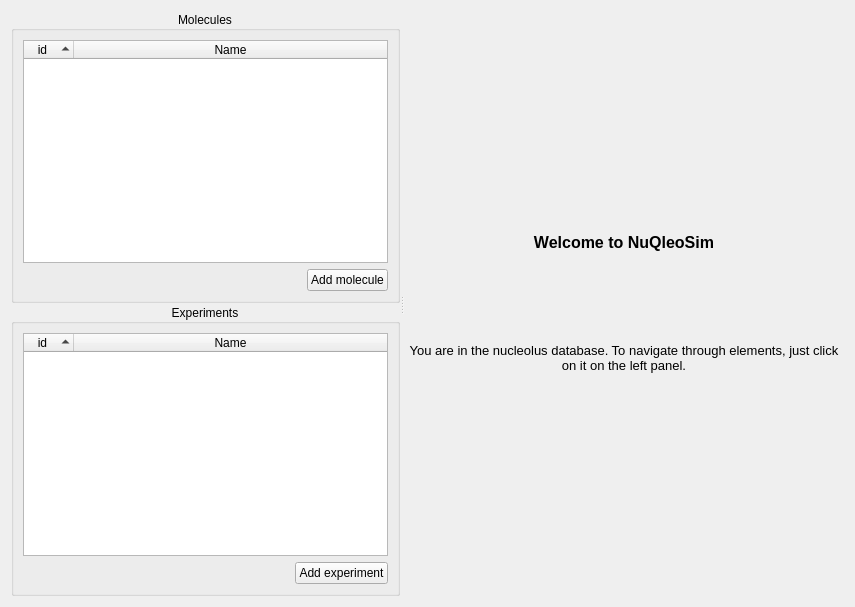
<?xml version="1.0" encoding="UTF-8"?>
<ui version="4.0">
 <class>DataUI</class>
 <widget class="QWidget" name="DataUI">
  <property name="geometry">
   <rect>
    <x>0</x>
    <y>0</y>
    <width>855</width>
    <height>607</height>
   </rect>
  </property>
  <property name="windowTitle">
   <string>Form</string>
  </property>
  <layout class="QHBoxLayout" name="horizontalLayout">
   <item>
    <widget class="QSplitter" name="splitter">
     <property name="orientation">
      <enum>Qt::Horizontal</enum>
     </property>
     <widget class="QWidget" name="widget" native="true">
      <layout class="QHBoxLayout" name="horizontalLayout_5">
       <property name="spacing">
        <number>4</number>
       </property>
       <property name="margin">
        <number>0</number>
       </property>
       <item>
        <widget class="QSplitter" name="splitter_2">
         <property name="frameShape">
          <enum>QFrame::NoFrame</enum>
         </property>
         <property name="frameShadow">
          <enum>QFrame::Plain</enum>
         </property>
         <property name="orientation">
          <enum>Qt::Vertical</enum>
         </property>
         <property name="handleWidth">
          <number>1</number>
         </property>
         <widget class="QGroupBox" name="groupBox_2">
          <property name="title">
           <string>Molecules</string>
          </property>
          <property name="alignment">
           <set>Qt::AlignCenter</set>
          </property>
          <layout class="QVBoxLayout" name="verticalLayout_2">
           <item>
            <widget class="QTreeWidget" name="listMolWidget">
             <property name="rootIsDecorated">
              <bool>true</bool>
             </property>
             <property name="itemsExpandable">
              <bool>true</bool>
             </property>
             <property name="sortingEnabled">
              <bool>true</bool>
             </property>
             <attribute name="headerVisible">
              <bool>true</bool>
             </attribute>
             <attribute name="headerCascadingSectionResizes">
              <bool>false</bool>
             </attribute>
             <attribute name="headerDefaultSectionSize">
              <number>50</number>
             </attribute>
             <attribute name="headerShowSortIndicator" stdset="0">
              <bool>true</bool>
             </attribute>
             <attribute name="headerStretchLastSection">
              <bool>true</bool>
             </attribute>
             <attribute name="headerCascadingSectionResizes">
              <bool>false</bool>
             </attribute>
             <attribute name="headerDefaultSectionSize">
              <number>50</number>
             </attribute>
             <attribute name="headerVisible">
              <bool>true</bool>
             </attribute>
             <attribute name="headerShowSortIndicator" stdset="0">
              <bool>true</bool>
             </attribute>
             <attribute name="headerStretchLastSection">
              <bool>true</bool>
             </attribute>
             <column>
              <property name="text">
               <string notr="true">id</string>
              </property>
              <property name="textAlignment">
               <set>AlignHCenter|AlignVCenter|AlignCenter</set>
              </property>
             </column>
             <column>
              <property name="text">
               <string>Name</string>
              </property>
              <property name="textAlignment">
               <set>AlignHCenter|AlignVCenter|AlignCenter</set>
              </property>
             </column>
            </widget>
           </item>
           <item>
            <layout class="QHBoxLayout" name="horizontalLayout_4">
             <item>
              <spacer name="horizontalSpacer_2">
               <property name="orientation">
                <enum>Qt::Horizontal</enum>
               </property>
               <property name="sizeHint" stdset="0">
                <size>
                 <width>40</width>
                 <height>20</height>
                </size>
               </property>
              </spacer>
             </item>
             <item>
              <widget class="QPushButton" name="addMolBut">
               <property name="sizePolicy">
                <sizepolicy hsizetype="Maximum" vsizetype="Fixed">
                 <horstretch>0</horstretch>
                 <verstretch>0</verstretch>
                </sizepolicy>
               </property>
               <property name="text">
                <string>Add molecule</string>
               </property>
               <property name="icon">
                <iconset resource="../../data/icons.qrc">
                 <normaloff>:/icons/icons/list-add.png</normaloff>:/icons/icons/list-add.png</iconset>
               </property>
              </widget>
             </item>
            </layout>
           </item>
          </layout>
         </widget>
         <widget class="QGroupBox" name="groupBox">
          <property name="title">
           <string>Experiments</string>
          </property>
          <property name="alignment">
           <set>Qt::AlignCenter</set>
          </property>
          <property name="flat">
           <bool>false</bool>
          </property>
          <layout class="QVBoxLayout" name="verticalLayout">
           <item>
            <widget class="QTreeWidget" name="listExpWidget">
             <property name="rootIsDecorated">
              <bool>true</bool>
             </property>
             <property name="itemsExpandable">
              <bool>true</bool>
             </property>
             <property name="sortingEnabled">
              <bool>true</bool>
             </property>
             <attribute name="headerVisible">
              <bool>true</bool>
             </attribute>
             <attribute name="headerCascadingSectionResizes">
              <bool>true</bool>
             </attribute>
             <attribute name="headerDefaultSectionSize">
              <number>50</number>
             </attribute>
             <attribute name="headerHighlightSections">
              <bool>true</bool>
             </attribute>
             <attribute name="headerShowSortIndicator" stdset="0">
              <bool>true</bool>
             </attribute>
             <attribute name="headerStretchLastSection">
              <bool>true</bool>
             </attribute>
             <attribute name="headerCascadingSectionResizes">
              <bool>true</bool>
             </attribute>
             <attribute name="headerDefaultSectionSize">
              <number>50</number>
             </attribute>
             <attribute name="headerVisible">
              <bool>true</bool>
             </attribute>
             <attribute name="headerShowSortIndicator" stdset="0">
              <bool>true</bool>
             </attribute>
             <attribute name="headerHighlightSections">
              <bool>true</bool>
             </attribute>
             <attribute name="headerStretchLastSection">
              <bool>true</bool>
             </attribute>
             <column>
              <property name="text">
               <string notr="true">id</string>
              </property>
              <property name="textAlignment">
               <set>AlignHCenter|AlignVCenter|AlignCenter</set>
              </property>
             </column>
             <column>
              <property name="text">
               <string>Name</string>
              </property>
              <property name="textAlignment">
               <set>AlignHCenter|AlignVCenter|AlignCenter</set>
              </property>
             </column>
            </widget>
           </item>
           <item>
            <layout class="QHBoxLayout" name="horizontalLayout_3">
             <item>
              <spacer name="horizontalSpacer">
               <property name="orientation">
                <enum>Qt::Horizontal</enum>
               </property>
               <property name="sizeHint" stdset="0">
                <size>
                 <width>40</width>
                 <height>20</height>
                </size>
               </property>
              </spacer>
             </item>
             <item>
              <widget class="QPushButton" name="addExpBut">
               <property name="sizePolicy">
                <sizepolicy hsizetype="Maximum" vsizetype="Fixed">
                 <horstretch>0</horstretch>
                 <verstretch>0</verstretch>
                </sizepolicy>
               </property>
               <property name="text">
                <string>Add experiment</string>
               </property>
               <property name="icon">
                <iconset resource="../../data/icons.qrc">
                 <normaloff>:/icons/icons/list-add.png</normaloff>:/icons/icons/list-add.png</iconset>
               </property>
              </widget>
             </item>
            </layout>
           </item>
          </layout>
         </widget>
        </widget>
       </item>
      </layout>
     </widget>
     <widget class="QWidget" name="singleDataWidget" native="true">
      <property name="sizePolicy">
       <sizepolicy hsizetype="Preferred" vsizetype="Preferred">
        <horstretch>0</horstretch>
        <verstretch>0</verstretch>
       </sizepolicy>
      </property>
      <layout class="QHBoxLayout" name="horizontalLayout_2">
       <item>
        <widget class="QLabel" name="welcomeLabel">
         <property name="sizePolicy">
          <sizepolicy hsizetype="Preferred" vsizetype="Preferred">
           <horstretch>0</horstretch>
           <verstretch>0</verstretch>
          </sizepolicy>
         </property>
         <property name="text">
          <string>&lt;!DOCTYPE HTML PUBLIC &quot;-//W3C//DTD HTML 4.0//EN&quot; &quot;http://www.w3.org/TR/REC-html40/strict.dtd&quot;&gt;
&lt;html&gt;&lt;head&gt;&lt;meta name=&quot;qrichtext&quot; content=&quot;1&quot; /&gt;&lt;style type=&quot;text/css&quot;&gt;
p, li { white-space: pre-wrap; }
&lt;/style&gt;&lt;/head&gt;&lt;body style=&quot; font-family:'DejaVu Sans'; font-size:8pt; font-weight:400; font-style:normal;&quot;&gt;
&lt;p align=&quot;center&quot; style=&quot; margin-top:0px; margin-bottom:0px; margin-left:0px; margin-right:0px; -qt-block-indent:0; text-indent:0px;&quot;&gt;&lt;span style=&quot; font-size:12pt; font-weight:600;&quot;&gt;Welcome to NuQleoSim&lt;/span&gt;&lt;/p&gt;
&lt;p align=&quot;center&quot; style=&quot;-qt-paragraph-type:empty; margin-top:0px; margin-bottom:0px; margin-left:0px; margin-right:0px; -qt-block-indent:0; text-indent:0px;&quot;&gt;&lt;/p&gt;
&lt;p align=&quot;center&quot; style=&quot;-qt-paragraph-type:empty; margin-top:0px; margin-bottom:0px; margin-left:0px; margin-right:0px; -qt-block-indent:0; text-indent:0px;&quot;&gt;&lt;/p&gt;
&lt;p align=&quot;center&quot; style=&quot;-qt-paragraph-type:empty; margin-top:0px; margin-bottom:0px; margin-left:0px; margin-right:0px; -qt-block-indent:0; text-indent:0px;&quot;&gt;&lt;/p&gt;
&lt;p align=&quot;center&quot; style=&quot; margin-top:0px; margin-bottom:0px; margin-left:0px; margin-right:0px; -qt-block-indent:0; text-indent:0px;&quot;&gt;&lt;img src=&quot;:/logo/logo/logo128.png&quot; /&gt;&lt;/p&gt;
&lt;p align=&quot;center&quot; style=&quot;-qt-paragraph-type:empty; margin-top:0px; margin-bottom:0px; margin-left:0px; margin-right:0px; -qt-block-indent:0; text-indent:0px;&quot;&gt;&lt;/p&gt;
&lt;p align=&quot;center&quot; style=&quot;-qt-paragraph-type:empty; margin-top:0px; margin-bottom:0px; margin-left:0px; margin-right:0px; -qt-block-indent:0; text-indent:0px;&quot;&gt;&lt;/p&gt;
&lt;p align=&quot;center&quot; style=&quot;-qt-paragraph-type:empty; margin-top:0px; margin-bottom:0px; margin-left:0px; margin-right:0px; -qt-block-indent:0; text-indent:0px;&quot;&gt;&lt;/p&gt;
&lt;p align=&quot;center&quot; style=&quot; margin-top:0px; margin-bottom:0px; margin-left:0px; margin-right:0px; -qt-block-indent:0; text-indent:0px;&quot;&gt;&lt;span style=&quot; font-size:10pt;&quot;&gt;You are in the nucleolus database. To navigate through elements, just click on it on the left panel.&lt;/span&gt;&lt;/p&gt;&lt;/body&gt;&lt;/html&gt;</string>
         </property>
         <property name="textFormat">
          <enum>Qt::AutoText</enum>
         </property>
         <property name="scaledContents">
          <bool>true</bool>
         </property>
         <property name="alignment">
          <set>Qt::AlignCenter</set>
         </property>
         <property name="wordWrap">
          <bool>true</bool>
         </property>
        </widget>
       </item>
      </layout>
     </widget>
    </widget>
   </item>
  </layout>
 </widget>
 <resources>
  <include location="../../data/icons.qrc"/>
  <include location="../../data/logo.qrc"/>
 </resources>
 <connections/>
</ui>
